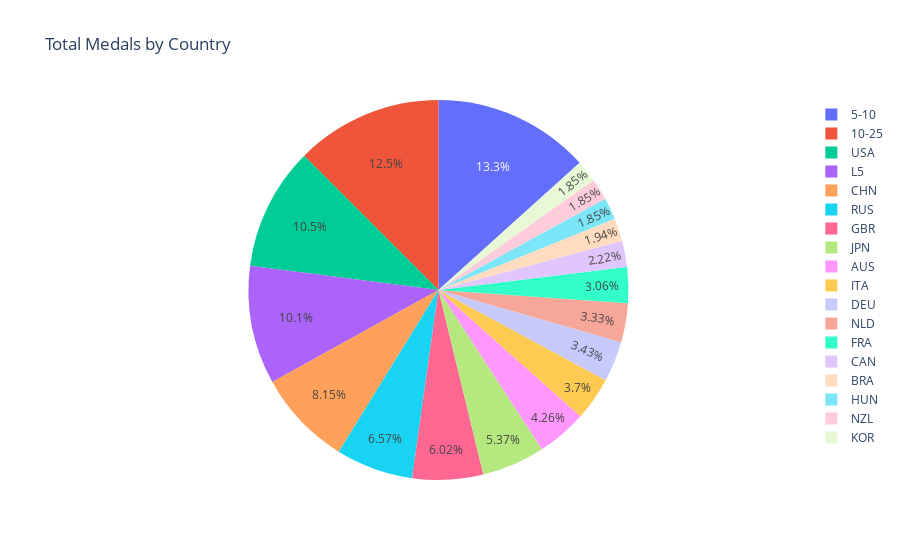

The notebook cell this image was saved under:
### Code cell
df1 = df
df1.loc[df['Total'] < 20, 'country_3166-1_alpha-3'] = '10-25' # Represent only large countries
df1.loc[df['Total'] < 10, 'country_3166-1_alpha-3'] = '5-10'
df1.loc[df['Total'] < 5, 'country_3166-1_alpha-3'] = 'L5'

fig = px.pie(df1, values='Total', names='country_3166-1_alpha-3', title='Total Medals by Country')
fig.show()

### Figure 1 — Plotly figure (JSON) as saved in the notebook; plotly's stock layout.template omitted (floating-point values rounded to 4 significant figures)
{"data": [{"domain": {"x": [0, 1], "y": [0, 1]}, "hovertemplate": "country_3166-1_alpha-3=%{label}<br>Total=%{value}<extra></extra>", "labels": ["L5", "L5", "AUS", "5-10", "5-10", "L5", "L5", "5-10", "5-10", "L5", "L5", "BRA", "5-10", "L5", "CAN", "CHN", "10-25", "5-10", "L5", "5-10", "10-25", "10-25", "10-25", "5-10", "L5", "5-10", "L5", "L5", "L5", "L5", "FRA", "5-10", "DEU", "L5", "GBR", "L5", "L5", "5-10", "HUN", "5-10", "5-10", "L5", "5-10", "L5", "ITA", "5-10", "JPN", "L5", "5-10", "10-25", "L5", "L5", "L5", "L5", "L5", "L5", "L5", "L5", "L5", "L5", "NLD", "NZL", "L5", "L5", "5-10", "L5", "10-25", "L5", "L5", "L5", "L5", "KOR", "RUS", "L5", "L5", "L5", "5-10", "L5", "5-10", "L5", "10-25", "5-10", "10-25", "L5", "L5", "L5", "10-25", "L5", "L5", "10-25", "USA", "5-10", "L5"], "legendgroup": "", "name": "", "showlegend": true, "type": "pie", "values": [3, 4, 46, 7, 7, 2, 1, 7, 7, 1, 1, 21, 6, 1, 24, 88, 12, 5, 1, 8, 15, 11, 11, 5, 3, 6, 2, 4, 2, 2, 33, 8, 37, 1, 65, 4, 1, 6, 20, 7, 5, 4, 7, 4, 40, 9, 58, 2, 8, 10, 2, 1, 3, 2, 1, 2, 4, 4, 1, 1, 36, 20, 2, 1, 8, 4, 14, 4, 1, 3, 1, 20, 71, 4, 3, 1, 9, 4, 5, 3, 17, 9, 13, 1, 2, 2, 13, 1, 4, 19, 113, 5, 4]}], "layout": {"autosize": true, "legend": {"tracegroupgap": 0}, "title": {"text": "Total Medals by Country"}}}
